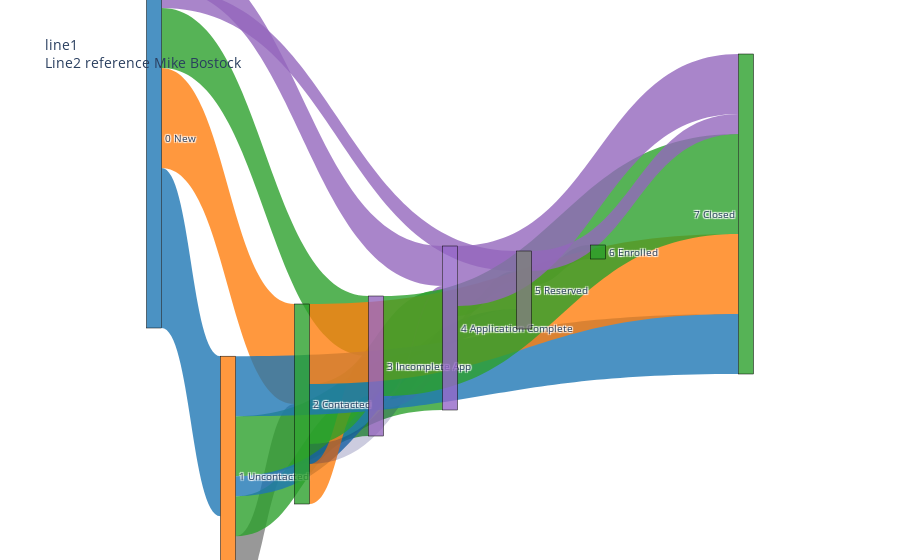

Notebook code for this chart:
### Code cell
import plotly.graph_objects as go
import urllib, json

# override gray link colors with 'source' colors
opacity = 0.4

fig = go.Figure(data=[go.Sankey(
    valueformat = ".0f",
    valuesuffix = "TWh",
    # Define nodes
    node = dict(
      pad = 15,
      thickness = 15, ##width of the node
      line = dict(color = "black", width = 0.5),
      x =  list(nodes['x']),
      y =  list(nodes['y']),
      label =  list(nodes['label']),
      color =  list(nodes['color'])
    ),
    # Add links
    link = dict(
      source =  list(links['source']),
      target = list(links['target']),
      value =  list(links['value']),
      label =  list(links['label']),
      color =  list(links['color'])
))])

fig.update_layout(title_text="line1<br>Line2 reference <a href='https://bost.ocks.org/mike/sankey/'>Mike Bostock</a>",
                  font_size=10)
fig.show()

### Figure 1 — Plotly figure (JSON) as saved in the notebook; plotly's stock layout.template omitted (floating-point values rounded to 4 significant figures)
{"data": [{"link": {"color": ["rgba(31, 119, 180, 0.8)", "rgba(255, 127, 14, 0.8)", "rgba(44, 160, 44, 0.8)", "rgba(148, 103, 189, 0.8)", "rgba(148, 103, 189, 0.8)", "rgba(127, 127, 127, 0.8)", "rgba(44, 160, 44, 0.8)", "rgba(44, 160, 44, 0.8)", "rgba(31, 119, 180, 0.8)", "rgba(255, 127, 14, 0.8)", "rgba(44, 160, 44, 0.8)", "rgba(0,0,96,0.2)", "rgba(148, 103, 189, 0.8)", "rgba(127, 127, 127, 0.8)", "rgba(44, 160, 44, 0.8)", "rgba(44, 160, 44, 0.8)", "rgba(31, 119, 180, 0.8)", "rgba(255, 127, 14, 0.8)", "rgba(44, 160, 44, 0.8)", "rgba(148, 103, 189, 0.8)", "rgba(148, 103, 189, 0.8)"], "label": ["New to Uncontacted", "New to Contacted", "New to Incomplete App", "New to Completed App", "New to Reserved", null, null, null, null, null, null, null, null, null, null, null, null, null, null, null, null], "source": [0, 0, 0, 0, 0, 1, 1, 1, 1, 2, 2, 2, 3, 3, 4, 5, 1, 2, 3, 4, 5], "target": [1, 2, 3, 4, 5, 2, 3, 4, 5, 3, 4, 5, 4, 5, 5, 6, 7, 7, 7, 7, 7], "value": [8000, 5000, 3000, 2000, 1000, 3000, 2000, 3000, 1000, 2000, 3000, 1000, 200, 400, 500, 700, 3000, 4000, 5000, 3000, 1000]}, "node": {"color": ["rgba(31, 119, 180, 0.8)", "rgba(255, 127, 14, 0.8)", "rgba(44, 160, 44, 0.8)", "rgba(148, 103, 189, 0.8)", "rgba(148, 103, 201, 0.8)", "rgba(127, 127, 127, 0.8)", "rgba(44, 160, 44, 0.8)", "rgba(44, 160, 44, 0.8)"], "label": ["0 New", "1 Uncontacted", "2 Contacted", "3 Incomplete App", "4 Application Complete", "5 Reserved", "6 Enrolled", "7 Closed"], "line": {"color": "black", "width": 0.5}, "pad": 15, "thickness": 15, "x": [0.1, 0.2, 0.3, 0.4, 0.5, 0.6, 0.7, 0.9], "y": [0.1, 0.99, 0.8, 0.7, 0.6, 0.5, 0.4, 0.3]}, "type": "sankey", "valueformat": ".0f", "valuesuffix": "TWh"}], "layout": {"autosize": true, "font": {"size": 10}, "title": {"text": "line1<br>Line2 reference <a href='https://bost.ocks.org/mike/sankey/'>Mike Bostock</a>"}}}
